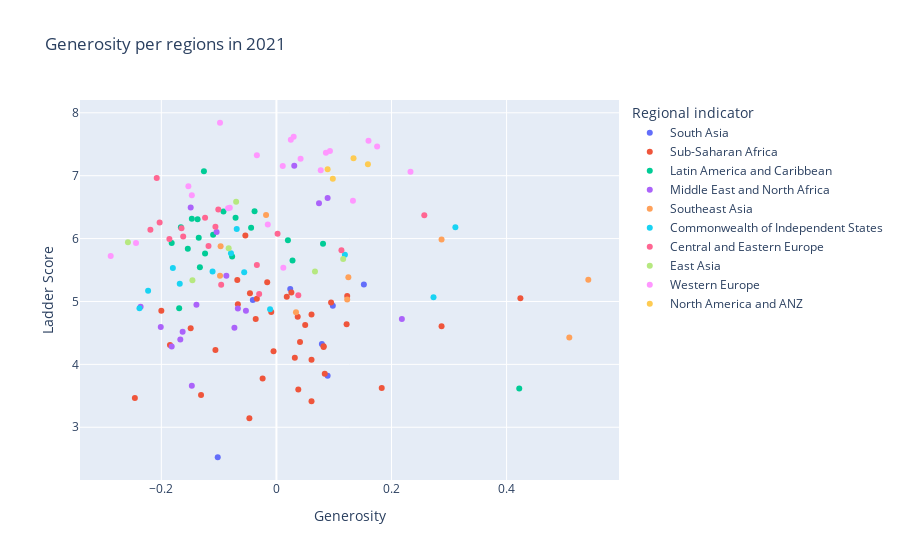

Notebook cell for this chart:
### Code cell
#Bubble plot: A bubble plot is a scatterplot where the circle size is mapped to the value of a third numeric variable. This section shows many bubble plots made with Python, using both the Matplotlib and Seaborn libraries.
years = chart_countries_df.reset_index()['Year']
min_yr = years.min()
fig = px.scatter(chart_countries_df.loc[2021],x='Generosity', y='Ladder Score', color='Regional indicator', hover_data=['Country'], title= 'Generosity per regions in 2021')
fig.write_image("Generos.png")
fig.show()

### Figure 1 — Plotly figure (JSON) as saved in the notebook; plotly's stock layout.template omitted (floating-point values rounded to 4 significant figures)
{"data": [{"customdata": [["Afghanistan"], ["India"], ["Sri Lanka"], ["Pakistan"], ["Bangladesh"], ["Maldives"], ["Nepal"]], "hovertemplate": "Regional indicator=South Asia<br>Generosity=%{x}<br>Ladder Score=%{y}<br>Country=%{customdata[0]}<extra></extra>", "legendgroup": "South Asia", "marker": {"color": "#636efa", "symbol": "circle"}, "mode": "markers", "name": "South Asia", "orientation": "v", "showlegend": true, "type": "scatter", "x": [-0.102, 0.089, 0.079, 0.098, -0.041, 0.024, 0.152], "xaxis": "x", "y": [2.523, 3.819, 4.325, 4.934, 5.025, 5.198, 5.269], "yaxis": "y"}, {"customdata": [["Zimbabwe"], ["Rwanda"], ["Botswana"], ["Lesotho"], ["Malawi"], ["Tanzania"], ["Burundi"], ["Sierra Leone"], ["Zambia"], ["Togo"], ["Madagascar"], ["Mauritania"], ["Ethiopia"], ["Comoros"], ["Swaziland"], ["Chad"], ["Namibia"], ["Kenya"], ["Liberia"], ["Uganda"], ["Mali"], ["Nigeria"], ["Mozambique"], ["Burkina Faso"], ["Gabon"], ["South Africa"], ["Guinea"], ["Benin"], ["Gambia"], ["Niger"], ["Ghana"], ["Senegal"], ["Cameroon"], ["Ivory Coast"], ["Congo (Brazzaville)"], ["Mauritius"]], "hovertemplate": "Regional indicator=Sub-Saharan Africa<br>Generosity=%{x}<br>Ladder Score=%{y}<br>Country=%{customdata[0]}<extra></extra>", "legendgroup": "Sub-Saharan Africa", "marker": {"color": "#EF553B", "symbol": "circle"}, "mode": "markers", "name": "Sub-Saharan Africa", "orientation": "v", "showlegend": true, "type": "scatter", "x": [-0.047, 0.061, -0.246, -0.131, 0.038, 0.183, -0.024, 0.084, 0.061, 0.032, -0.005, -0.106, 0.082, 0.082, -0.185, 0.041, -0.149, 0.287, 0.05, 0.122, -0.036, 0.037, 0.061, -0.009, -0.2, -0.067, 0.095, -0.034, 0.424, 0.018, 0.123, -0.046, 0.026, -0.016, -0.068, -0.054], "xaxis": "x", "y": [3.145, 3.415, 3.467, 3.512, 3.6, 3.623, 3.775, 3.849, 4.073, 4.107, 4.208, 4.227, 4.275, 4.289, 4.308, 4.355, 4.574, 4.607, 4.625, 4.636, 4.723, 4.759, 4.794, 4.834, 4.852, 4.956, 4.984, 5.045, 5.051, 5.074, 5.088, 5.132, 5.142, 5.306, 5.342, 6.049], "yaxis": "y"}, {"customdata": [["Haiti"], ["Venezuela"], ["Dominican Republic"], ["Paraguay"], ["Bolivia"], ["Ecuador"], ["Peru"], ["Honduras"], ["Argentina"], ["Nicaragua"], ["Colombia"], ["El Salvador"], ["Chile"], ["Panama"], ["Jamaica"], ["Mexico"], ["Brazil"], ["Uruguay"], ["Guatemala"], ["Costa Rica"]], "hovertemplate": "Regional indicator=Latin America and Caribbean<br>Generosity=%{x}<br>Ladder Score=%{y}<br>Country=%{customdata[0]}<extra></extra>", "legendgroup": "Latin America and Caribbean", "marker": {"color": "#00cc96", "symbol": "circle"}, "mode": "markers", "name": "Latin America and Caribbean", "orientation": "v", "showlegend": true, "type": "scatter", "x": [0.422, -0.169, -0.133, 0.028, -0.077, -0.124, -0.154, 0.081, -0.182, 0.02, -0.135, -0.11, -0.044, -0.166, -0.137, -0.147, -0.071, -0.092, -0.038, -0.126], "xaxis": "x", "y": [3.615, 4.892, 5.545, 5.653, 5.716, 5.764, 5.84, 5.919, 5.929, 5.972, 6.012, 6.061, 6.172, 6.18, 6.309, 6.317, 6.33, 6.431, 6.435, 7.069], "yaxis": "y"}, {"customdata": [["Yemen"], ["Egypt"], ["Jordan"], ["Palestinian Territories"], ["Lebanon"], ["Tunisia"], ["Iran"], ["Iraq"], ["Algeria"], ["Morocco"], ["Turkey"], ["Libya"], ["Kuwait"], ["Saudi Arabia"], ["United Arab Emirates"], ["Bahrain"], ["Israel"]], "hovertemplate": "Regional indicator=Middle East and North Africa<br>Generosity=%{x}<br>Ladder Score=%{y}<br>Country=%{customdata[0]}<extra></extra>", "legendgroup": "Middle East and North Africa", "marker": {"color": "#ab63fa", "symbol": "circle"}, "mode": "markers", "name": "Middle East and North Africa", "orientation": "v", "showlegend": true, "type": "scatter", "x": [-0.147, -0.182, -0.167, -0.163, -0.073, -0.201, 0.218, -0.053, -0.067, -0.236, -0.139, -0.087, -0.104, -0.149, 0.074, 0.089, 0.031], "xaxis": "x", "y": [3.658, 4.283, 4.395, 4.517, 4.584, 4.596, 4.721, 4.854, 4.887, 4.918, 4.948, 5.41, 6.106, 6.494, 6.561, 6.647, 7.157], "yaxis": "y"}, {"customdata": [["Myanmar"], ["Cambodia"], ["Laos"], ["Indonesia"], ["Malaysia"], ["Vietnam"], ["Philippines"], ["Thailand"], ["Singapore"]], "hovertemplate": "Regional indicator=Southeast Asia<br>Generosity=%{x}<br>Ladder Score=%{y}<br>Country=%{customdata[0]}<extra></extra>", "legendgroup": "Southeast Asia", "marker": {"color": "#FFA15A", "symbol": "circle"}, "mode": "markers", "name": "Southeast Asia", "orientation": "v", "showlegend": true, "type": "scatter", "x": [0.509, 0.034, 0.123, 0.542, 0.125, -0.098, -0.097, 0.287, -0.018], "xaxis": "x", "y": [4.426, 4.83, 5.03, 5.345, 5.384, 5.411, 5.88, 5.985, 6.377], "yaxis": "y"}, {"customdata": [["Ukraine"], ["Georgia"], ["Turkmenistan"], ["Azerbaijan"], ["Armenia"], ["Tajikistan"], ["Russia"], ["Belarus"], ["Kyrgyzstan"], ["Moldova"], ["Kazakhstan"], ["Uzbekistan"]], "hovertemplate": "Regional indicator=Commonwealth of Independent States<br>Generosity=%{x}<br>Ladder Score=%{y}<br>Country=%{customdata[0]}<extra></extra>", "legendgroup": "Commonwealth of Independent States", "marker": {"color": "#19d3f3", "symbol": "circle"}, "mode": "markers", "name": "Commonwealth of Independent States", "orientation": "v", "showlegend": true, "type": "scatter", "x": [-0.011, -0.238, 0.273, -0.223, -0.168, -0.056, -0.111, -0.18, 0.119, -0.079, -0.069, 0.311], "xaxis": "x", "y": [4.875, 4.891, 5.066, 5.171, 5.283, 5.466, 5.477, 5.534, 5.744, 5.766, 6.152, 6.179], "yaxis": "y"}, {"customdata": [["Macedonia"], ["Albania"], ["Bulgaria"], ["Montenegro"], ["Bosnia and Herzegovina"], ["Croatia"], ["Hungary"], ["Latvia"], ["Serbia"], ["Romania"], ["Poland"], ["Estonia"], ["Lithuania"], ["Slovakia"], ["Kosovo"], ["Slovenia"], ["Czech Republic"]], "hovertemplate": "Regional indicator=Central and Eastern Europe<br>Generosity=%{x}<br>Ladder Score=%{y}<br>Country=%{customdata[0]}<extra></extra>", "legendgroup": "Central and Eastern Europe", "marker": {"color": "#FF6692", "symbol": "circle"}, "mode": "markers", "name": "Central and Eastern Europe", "orientation": "v", "showlegend": true, "type": "scatter", "x": [0.038, -0.03, -0.096, -0.034, 0.113, -0.118, -0.186, -0.162, 0.002, -0.219, -0.165, -0.106, -0.203, -0.124, 0.257, -0.101, -0.208], "xaxis": "x", "y": [5.101, 5.117, 5.266, 5.581, 5.813, 5.882, 5.992, 6.032, 6.078, 6.14, 6.166, 6.189, 6.255, 6.331, 6.372, 6.461, 6.965], "yaxis": "y"}, {"customdata": [["China"], ["Hong Kong"], ["Mongolia"], ["South Korea"], ["Japan"], ["Taiwan"]], "hovertemplate": "Regional indicator=East Asia<br>Generosity=%{x}<br>Ladder Score=%{y}<br>Country=%{customdata[0]}<extra></extra>", "legendgroup": "East Asia", "marker": {"color": "#B6E880", "symbol": "circle"}, "mode": "markers", "name": "East Asia", "orientation": "v", "showlegend": true, "type": "scatter", "x": [-0.146, 0.067, 0.116, -0.083, -0.258, -0.07], "xaxis": "x", "y": [5.339, 5.477, 5.677, 5.845, 5.94, 6.584], "yaxis": "y"}, {"customdata": [["North Cyprus"], ["Greece"], ["Portugal"], ["Cyprus"], ["Italy"], ["Spain"], ["Malta"], ["France"], ["Belgium"], ["United Kingdom"], ["Ireland"], ["Germany"], ["Austria"], ["Luxembourg"], ["Sweden"], ["Norway"], ["Netherlands"], ["Iceland"], ["Switzerland"], ["Denmark"], ["Finland"]], "hovertemplate": "Regional indicator=Western Europe<br>Generosity=%{x}<br>Ladder Score=%{y}<br>Country=%{customdata[0]}<extra></extra>", "legendgroup": "Western Europe", "marker": {"color": "#FF97FF", "symbol": "circle"}, "mode": "markers", "name": "Western Europe", "orientation": "v", "showlegend": true, "type": "scatter", "x": [0.012, -0.288, -0.244, -0.015, -0.084, -0.081, 0.133, -0.147, -0.153, 0.233, 0.077, 0.011, 0.042, -0.034, 0.086, 0.093, 0.175, 0.16, 0.025, 0.03, -0.098], "xaxis": "x", "y": [5.536, 5.723, 5.929, 6.223, 6.483, 6.491, 6.602, 6.69, 6.834, 7.064, 7.085, 7.155, 7.268, 7.324, 7.363, 7.392, 7.464, 7.554, 7.571, 7.62, 7.842], "yaxis": "y"}, {"customdata": [["United States"], ["Canada"], ["Australia"], ["New Zealand"]], "hovertemplate": "Regional indicator=North America and ANZ<br>Generosity=%{x}<br>Ladder Score=%{y}<br>Country=%{customdata[0]}<extra></extra>", "legendgroup": "North America and ANZ", "marker": {"color": "#FECB52", "symbol": "circle"}, "mode": "markers", "name": "North America and ANZ", "orientation": "v", "showlegend": true, "type": "scatter", "x": [0.098, 0.089, 0.159, 0.134], "xaxis": "x", "y": [6.951, 7.103, 7.183, 7.277], "yaxis": "y"}], "layout": {"autosize": true, "legend": {"title": {"text": "Regional indicator"}, "tracegroupgap": 0}, "title": {"text": "Generosity per regions in 2021"}, "xaxis": {"anchor": "y", "autorange": true, "domain": [0, 1], "range": [-0.3407, 0.5947], "title": {"text": "Generosity"}, "type": "linear"}, "yaxis": {"anchor": "x", "autorange": true, "domain": [0, 1], "range": [2.084, 8.281], "title": {"text": "Ladder Score"}, "type": "linear"}}}
